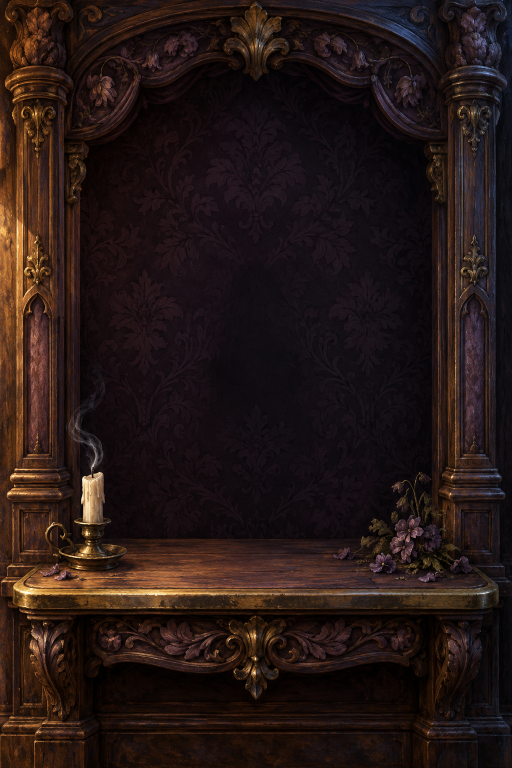
#> input picture game/assets/ui/r51-spinel/alcove-source-v1.png, 1024 x 1536 px (shown at 1/2 size); its folder holds only this picture in this run
$ python prep_r51_spinel.py
#> lines starting #> are read from the running program, lines starting #| are printed output that depends on the picture
from pathlib import Path
from PIL import Image
root=Path(__file__).resolve().parents[1]
a=root/'game/assets/ui/r51-spinel'
im=Image.open(a/'alcove-source-v1.png').convert('RGB')
#> im is the input picture: PIL image 1024x1536 RGB; mean R, G, B 36.9, 23.2, 20.7
im.save(a/'alcove-v1.webp',quality=89,method=6)
im.crop((24,1180,1000,1300)).save(a/'shelf-v1.webp',quality=89,method=6)
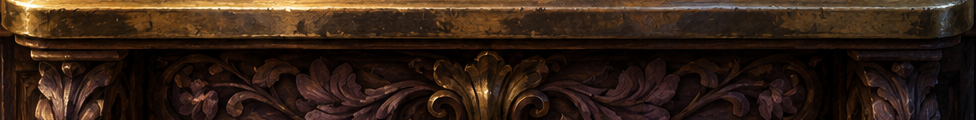
#> saved as shelf-v1.webp: PIL image 976x120 RGB; mean R, G, B 51.2, 33.2, 21.9
print(sum(p.stat().st_size for p in a.iterdir()),'asset bytes')
